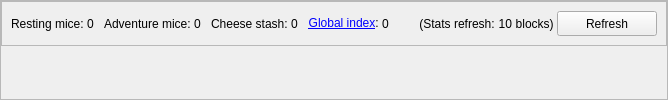
    <widget class="QFrame" name="globalLabyrinthSummary">
     <property name="styleSheet">
      <string notr="true">#globalLabyrinthSummary {background-color:#2d3748; color:#ffffff;}</string>
     </property>
     <property name="frameShape">
      <enum>QFrame::StyledPanel</enum>
     </property>
     <property name="frameShadow">
      <enum>QFrame::Sunken</enum>
     </property>
     <layout class="QVBoxLayout" name="verticalLayout_2">
      <property name="spacing">
       <number>0</number>
      </property>
      <property name="leftMargin">
       <number>0</number>
      </property>
      <property name="topMargin">
       <number>0</number>
      </property>
      <property name="rightMargin">
       <number>0</number>
      </property>
      <property name="bottomMargin">
       <number>0</number>
      </property>
      <item>
       <widget class="QFrame" name="globalLabyrinthSummaryTextRow">
        <property name="styleSheet">
         <string notr="true"/>
        </property>
        <property name="frameShape">
         <enum>QFrame::StyledPanel</enum>
        </property>
        <property name="frameShadow">
         <enum>QFrame::Raised</enum>
        </property>
        <layout class="QHBoxLayout" name="horizontalLayout">
         <property name="spacing">
          <number>0</number>
         </property>
         <item>
          <widget class="QLabel" name="label_6">
           <property name="toolTip">
            <string>The total number of resting mice across the whole network</string>
           </property>
           <property name="text">
            <string>Resting mice: </string>
           </property>
           <property name="alignment">
            <set>Qt::AlignRight|Qt::AlignTrailing|Qt::AlignVCenter</set>
           </property>
          </widget>
         </item>
         <item>
          <widget class="QLabel" name="globalImmatureLabel">
           <property name="toolTip">
            <string>The total number of resting mice across the whole network</string>
           </property>
           <property name="text">
            <string>0</string>
           </property>
          </widget>
         </item>
         <item>
          <spacer name="immatureLabelSpacer_2">
           <property name="orientation">
            <enum>Qt::Horizontal</enum>
           </property>
           <property name="sizeType">
            <enum>QSizePolicy::Fixed</enum>
           </property>
           <property name="sizeHint" stdset="0">
            <size>
             <width>10</width>
             <height>0</height>
            </size>
           </property>
          </spacer>
         </item>
         <item>
          <widget class="QLabel" name="label_12">
           <property name="toolTip">
            <string>The total number of adventure mice across the whole network</string>
           </property>
           <property name="text">
            <string>Adventure mice: </string>
           </property>
           <property name="alignment">
            <set>Qt::AlignRight|Qt::AlignTrailing|Qt::AlignVCenter</set>
           </property>
          </widget>
         </item>
         <item>
          <widget class="QLabel" name="globalMatureLabel">
           <property name="toolTip">
            <string>The total number of adventure mice across the whole network</string>
           </property>
           <property name="text">
            <string>0</string>
           </property>
          </widget>
         </item>
         <item>
          <spacer name="immatureLabelSpacer_3">
           <property name="orientation">
            <enum>Qt::Horizontal</enum>
           </property>
           <property name="sizeType">
            <enum>QSizePolicy::Fixed</enum>
           </property>
           <property name="sizeHint" stdset="0">
            <size>
             <width>10</width>
             <height>0</height>
            </size>
           </property>
          </spacer>
         </item>
         <item>
          <widget class="QLabel" name="label_11">
           <property name="toolTip">
            <string>The total block rewards available on the network over the lifespan of a single mouse</string>
           </property>
           <property name="text">
            <string>Cheese stash: </string>
           </property>
           <property name="alignment">
            <set>Qt::AlignRight|Qt::AlignTrailing|Qt::AlignVCenter</set>
           </property>
          </widget>
         </item>
         <item>
          <widget class="QLabel" name="potentialRewardsLabel">
           <property name="toolTip">
            <string>The total block rewards available on the network over the lifespan of a single mouse</string>
           </property>
           <property name="text">
            <string>0</string>
           </property>
          </widget>
         </item>
         <item>
          <spacer name="immatureLabelSpacer_5">
           <property name="orientation">
            <enum>Qt::Horizontal</enum>
           </property>
           <property name="sizeType">
            <enum>QSizePolicy::Fixed</enum>
           </property>
           <property name="sizeHint" stdset="0">
            <size>
             <width>10</width>
             <height>0</height>
            </size>
           </property>
          </spacer>
         </item>
         <item>
          <widget class="QLabel" name="label_16">
           <property name="toolTip">
            <string>The Global Index is a measure of network mouse population. At a value of 100,
 the network is saturated with the maximum number of mice that are expected
 to make back their cost. At values below 100, it is expected at all mice will be profitable.</string>
           </property>
           <property name="text">
            <string>&lt;a href=&quot;https://labyrinth.cascoin.net/gi/&quot;&gt;&lt;span style=&quot;text-decoration: underline;&quot;&gt;Global index&lt;/span&gt;&lt;/a&gt;: </string>
           </property>
           <property name="alignment">
            <set>Qt::AlignRight|Qt::AlignTrailing|Qt::AlignVCenter</set>
           </property>
           <property name="openExternalLinks">
            <bool>true</bool>
           </property>
          </widget>
         </item>
         <item>
          <widget class="QLabel" name="mousePopIndexLabel">
           <property name="toolTip">
            <string>The Global Index is a measure of network mouse population. At a value of 100,
 the network is saturated with the maximum number of mice that are expected
 to make back their cost. At values below 100, it is expected at all mice will be profitable.</string>
           </property>
           <property name="text">
            <string>0</string>
           </property>
          </widget>
         </item>
         <item>
          <spacer name="immatureLabelSpacer_6">
           <property name="orientation">
            <enum>Qt::Horizontal</enum>
           </property>
           <property name="sizeType">
            <enum>QSizePolicy::Fixed</enum>
           </property>
           <property name="sizeHint" stdset="0">
            <size>
             <width>10</width>
             <height>0</height>
            </size>
           </property>
          </spacer>
         </item>
         <item>
          <widget class="TinyPie" name="mousePopIndexPie" native="true">
           <property name="sizePolicy">
            <sizepolicy hsizetype="Fixed" vsizetype="Fixed">
             <horstretch>0</horstretch>
             <verstretch>0</verstretch>
            </sizepolicy>
           </property>
           <property name="minimumSize">
            <size>
             <width>20</width>
             <height>20</height>
            </size>
           </property>
           <property name="toolTip">
            <string>The Global Index is a measure of network mouse population. At a value of 100,
 the network is saturated with the maximum number of mice that are expected
 to make back their cost. At values below 100, it is expected at all mice will be profitable.</string>
           </property>
          </widget>
         </item>
         <item>
          <spacer name="horizontalSpacer_12">
           <property name="orientation">
            <enum>Qt::Horizontal</enum>
           </property>
           <property name="sizeHint" stdset="0">
            <size>
             <width>0</width>
             <height>0</height>
            </size>
           </property>
          </spacer>
         </item>
         <item>
          <widget class="QLabel" name="label_13">
           <property name="toolTip">
            <string>Global network labyrinth stats are automatically refreshed every 10 blocks</string>
           </property>
           <property name="text">
            <string>(Stats refresh: </string>
           </property>
           <property name="alignment">
            <set>Qt::AlignRight|Qt::AlignTrailing|Qt::AlignVCenter</set>
           </property>
          </widget>
         </item>
         <item>
          <widget class="QLabel" name="blocksTillGlobalRefresh">
           <property name="text">
            <string>10</string>
           </property>
           <property name="alignment">
            <set>Qt::AlignRight|Qt::AlignTrailing|Qt::AlignVCenter</set>
           </property>
          </widget>
         </item>
         <item>
          <widget class="QLabel" name="label_15">
           <property name="toolTip">
            <string>Global network labyrinth stats are automatically refreshed every 10 blocks</string>
           </property>
           <property name="text">
            <string> blocks) </string>
           </property>
           <property name="alignment">
            <set>Qt::AlignRight|Qt::AlignTrailing|Qt::AlignVCenter</set>
           </property>
          </widget>
         </item>
         <item>
          <widget class="QPushButton" name="refreshGlobalSummaryButton">
           <property name="minimumSize">
            <size>
             <width>100</width>
             <height>25</height>
            </size>
           </property>
           <property name="toolTip">
            <string>Refresh global labyrinth stats now</string>
           </property>
           <property name="text">
            <string>Refresh</string>
           </property>
           <property name="icon">
            <iconset>
             <normaloff>:/icons/refresh</normaloff>:/icons/refresh</iconset>
           </property>
          </widget>
         </item>
        </layout>
       </widget>
      </item>
      <item>
       <widget class="QCustomPlot" name="mousePopGraph" native="true">
        <property name="sizePolicy">
         <sizepolicy hsizetype="Expanding" vsizetype="Expanding">
          <horstretch>0</horstretch>
          <verstretch>0</verstretch>
         </sizepolicy>
        </property>
        <property name="minimumSize">
         <size>
          <width>0</width>
          <height>0</height>
         </size>
        </property>
       </widget>
      </item>
     </layout>
    </widget>
